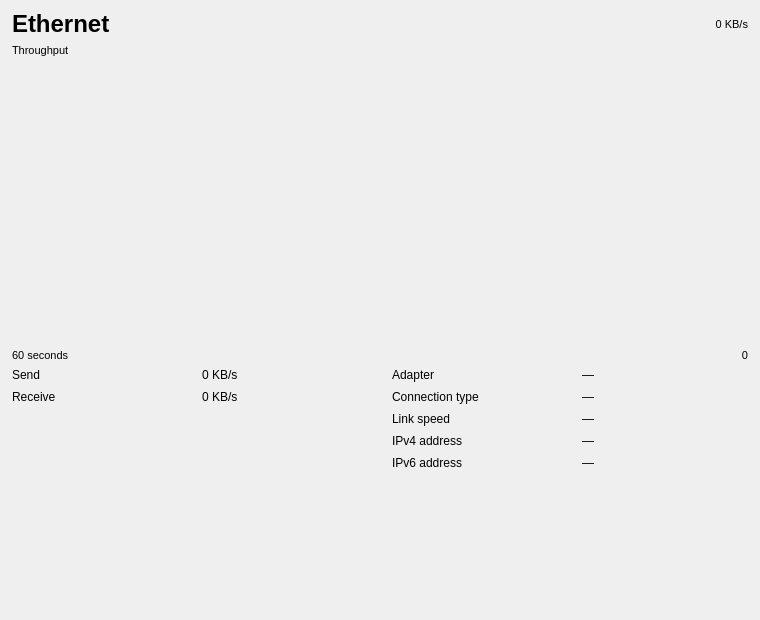
<?xml version="1.0" encoding="UTF-8"?>
<ui version="4.0">
 <class>NetworkDetailWidget</class>
 <widget class="QWidget" name="NetworkDetailWidget">
  <property name="geometry">
   <rect>
    <x>0</x>
    <y>0</y>
    <width>760</width>
    <height>620</height>
   </rect>
  </property>
  <layout class="QVBoxLayout" name="verticalLayout" stretch="0,0,4,0,0,2">
   <property name="spacing">
    <number>6</number>
   </property>
   <property name="leftMargin">
    <number>12</number>
   </property>
   <property name="topMargin">
    <number>10</number>
   </property>
   <property name="rightMargin">
    <number>12</number>
   </property>
   <property name="bottomMargin">
    <number>10</number>
   </property>
   <item>
    <layout class="QHBoxLayout" name="headerLayout">
     <item>
      <widget class="QLabel" name="titleLabel">
       <property name="styleSheet">
        <string>font-size: 18pt; font-weight: bold;</string>
       </property>
       <property name="text">
        <string>Ethernet</string>
       </property>
      </widget>
     </item>
     <item>
      <spacer>
       <property name="orientation">
        <enum>Qt::Orientation::Horizontal</enum>
       </property>
       <property name="sizeHint" stdset="0">
        <size>
         <width>40</width>
         <height>0</height>
        </size>
       </property>
      </spacer>
     </item>
     <item>
      <widget class="QLabel" name="throughputGraphMaxLabel">
       <property name="styleSheet">
        <string>font-size: 8pt;</string>
       </property>
       <property name="text">
        <string>0 KB/s</string>
       </property>
       <property name="alignment">
        <set>Qt::AlignmentFlag::AlignRight|Qt::AlignmentFlag::AlignTrailing|Qt::AlignmentFlag::AlignVCenter</set>
       </property>
      </widget>
     </item>
    </layout>
   </item>
   <item>
    <widget class="QLabel" name="throughputLabel">
     <property name="styleSheet">
      <string>font-size: 8pt;</string>
     </property>
     <property name="text">
      <string>Throughput</string>
     </property>
    </widget>
   </item>
   <item>
    <widget class="Perf::GraphWidget" name="throughputGraphWidget" native="true"/>
   </item>
   <item>
    <layout class="QHBoxLayout" name="timeAxisLayout">
     <item>
      <widget class="QLabel" name="timeLeftLabel">
       <property name="styleSheet">
        <string>font-size: 8pt;</string>
       </property>
       <property name="text">
        <string>60 seconds</string>
       </property>
      </widget>
     </item>
     <item>
      <spacer>
       <property name="orientation">
        <enum>Qt::Orientation::Horizontal</enum>
       </property>
       <property name="sizeHint" stdset="0">
        <size>
         <width>40</width>
         <height>0</height>
        </size>
       </property>
      </spacer>
     </item>
     <item>
      <widget class="QLabel" name="timeRightLabel">
       <property name="styleSheet">
        <string>font-size: 8pt;</string>
       </property>
       <property name="text">
        <string>0</string>
       </property>
       <property name="alignment">
        <set>Qt::AlignmentFlag::AlignRight|Qt::AlignmentFlag::AlignTrailing|Qt::AlignmentFlag::AlignVCenter</set>
       </property>
      </widget>
     </item>
    </layout>
   </item>
   <item>
    <layout class="QGridLayout" name="statsGrid">
     <property name="horizontalSpacing">
      <number>24</number>
     </property>
     <property name="verticalSpacing">
      <number>8</number>
     </property>
     <item row="0" column="0">
      <widget class="QLabel" name="sendLabel">
       <property name="styleSheet">
        <string></string>
       </property>
       <property name="text">
        <string>Send</string>
       </property>
      </widget>
     </item>
     <item row="0" column="1">
      <widget class="QLabel" name="sendValueLabel">
       <property name="text">
        <string>0 KB/s</string>
       </property>
      </widget>
     </item>
     <item row="0" column="2">
      <widget class="QLabel" name="adapterLabel">
       <property name="styleSheet">
        <string></string>
       </property>
       <property name="text">
        <string>Adapter</string>
       </property>
      </widget>
     </item>
     <item row="0" column="3">
      <widget class="QLabel" name="adapterValueLabel">
       <property name="text">
        <string>—</string>
       </property>
      </widget>
     </item>
     <item row="1" column="0">
      <widget class="QLabel" name="receiveLabel">
       <property name="styleSheet">
        <string></string>
       </property>
       <property name="text">
        <string>Receive</string>
       </property>
      </widget>
     </item>
     <item row="1" column="1">
      <widget class="QLabel" name="receiveValueLabel">
       <property name="text">
        <string>0 KB/s</string>
       </property>
      </widget>
     </item>
     <item row="1" column="2">
      <widget class="QLabel" name="typeLabel">
       <property name="styleSheet">
        <string></string>
       </property>
       <property name="text">
        <string>Connection type</string>
       </property>
      </widget>
     </item>
     <item row="1" column="3">
      <widget class="QLabel" name="typeValueLabel">
       <property name="text">
        <string>—</string>
       </property>
      </widget>
     </item>
     <item row="2" column="2">
      <widget class="QLabel" name="speedLabel">
       <property name="styleSheet">
        <string></string>
       </property>
       <property name="text">
        <string>Link speed</string>
       </property>
      </widget>
     </item>
     <item row="2" column="3">
      <widget class="QLabel" name="speedValueLabel">
       <property name="text">
        <string>—</string>
       </property>
      </widget>
     </item>
     <item row="3" column="2">
      <widget class="QLabel" name="ipv4Label">
       <property name="styleSheet">
        <string></string>
       </property>
       <property name="text">
        <string>IPv4 address</string>
       </property>
      </widget>
     </item>
     <item row="3" column="3">
      <widget class="QLabel" name="ipv4ValueLabel">
       <property name="text">
        <string>—</string>
       </property>
      </widget>
     </item>
     <item row="4" column="2">
      <widget class="QLabel" name="ipv6Label">
       <property name="styleSheet">
        <string></string>
       </property>
       <property name="text">
        <string>IPv6 address</string>
       </property>
      </widget>
     </item>
     <item row="4" column="3">
      <widget class="QLabel" name="ipv6ValueLabel">
       <property name="text">
        <string>—</string>
       </property>
      </widget>
     </item>
    </layout>
   </item>
   <item>
    <spacer name="verticalSpacer">
     <property name="orientation">
      <enum>Qt::Orientation::Vertical</enum>
     </property>
     <property name="sizeHint" stdset="0">
      <size>
       <width>20</width>
       <height>40</height>
      </size>
     </property>
    </spacer>
   </item>
  </layout>
 </widget>
 <customwidgets>
  <customwidget>
   <class>Perf::GraphWidget</class>
   <extends>QWidget</extends>
   <header>perf/graphwidget.h</header>
  </customwidget>
 </customwidgets>
 <resources/>
 <connections/>
</ui>
